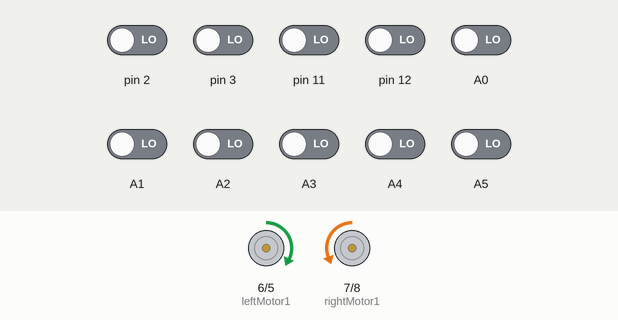
Recording of a sketch running on a simulated Arduino Uno, built with avr-gcc and run on an emulated ATmega328P. Parts: motor-driver pin pairs drawn as motors (green arrow = first pin HIGH = forward, orange = second pin HIGH = backward, longer = more drive, scaled by the enable pin). Inputs (shaded band) come from the test bench; at power-on: A0–5, pin 2, pin 3, pin 11, pin 12 LOW. What the sketch prints to the serial monitor is not drawn.

Above: at 1.2 s.
1.3 s: A0 driven HIGH
At 2.0 s:
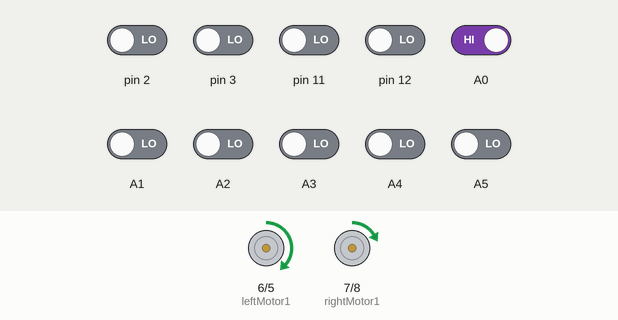
2.8 s: pin 2 driven HIGH
At 4.0 s:
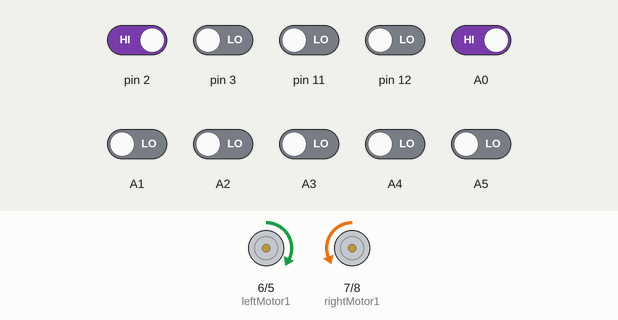
4.3 s: A1 driven HIGH
At 6.2 s:
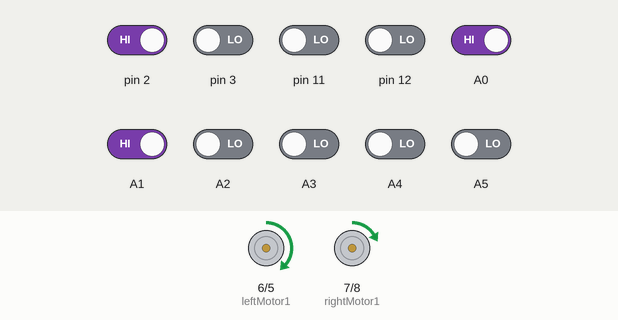
7.3 s: pin 11 driven HIGH
At 8.2 s:
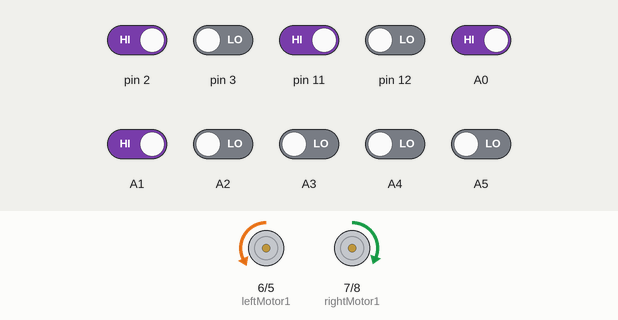
10.5 s: pin 3 driven HIGH
At 11.8 s:
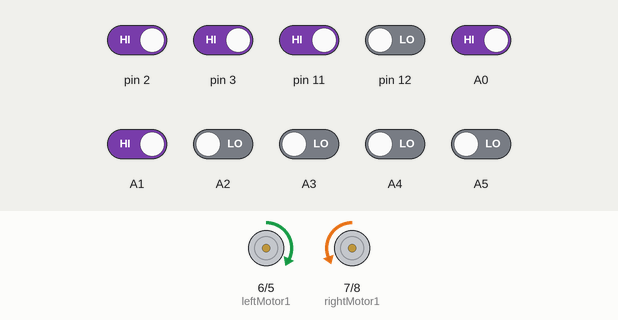
Timing chart, 0 to 13.5 s (numbered marks = the images above; inputs shaded):
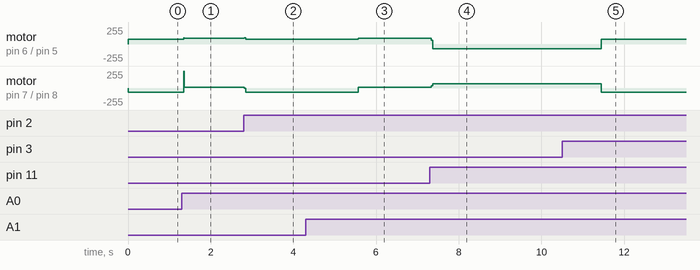

The sketch:

FINAL_LFR_CODEEEEEEEEEEEEEE.ino
```cpp
#include <QTRSensors.h>

#define Kp 0.004  // find the best value speed controll
#define Ki 0.01
#define Kd 0.004  // experiment to determine this, slowly increase the speeds and adjust this value. ( Note: Kp < Kd)
#define thres 800

int MaxSpeed = 100;  // max speed of the robot
int BaseSpeed = 50;  // this is the speed at which the motors should spin when the robot is perfectly on the line
int lastError = 0;
char a[11];
//define motor pin
int Ls;
int Rs;
#define rightMotor1 7
#define rightMotor2 8
#define rightMotorPWM 9
#define leftMotor1 6
#define leftMotor2 5
#define leftMotorPWM 10
// setting PWM properties
//const int freq = 5000;
//const int ledChannel = 1;
//const int resolution = 8;

QTRSensors qtr;
const uint8_t SensorCount = 10;
uint16_t sensorValues[SensorCount];
void setup() {
  Serial.begin(9600);

  qtr.setTypeRC();
  qtr.setSensorPins((const uint8_t[]){ 3,2,A0,A1,A2,A3,A4,A5,11,12 }, SensorCount);  //Declare the sensor pin with arduino
  qtr.setEmitterPin(4);                                                                      //LEDON PIN

  pinMode(rightMotor1, OUTPUT);
  pinMode(rightMotor2, OUTPUT);
  pinMode(rightMotorPWM, OUTPUT);
  pinMode(leftMotor1, OUTPUT);
  pinMode(leftMotor2, OUTPUT);
  pinMode(leftMotorPWM, OUTPUT);

  // configure LED PWM functionalitites

  //ledcSetup(ledChannel, freq, resolution);

  // attach the channel to the GPIO to be controlled
  //ledcAttachPin(rightMotorPWM, ledChannel);
  //ledcAttachPin(leftMotorPWM, ledChannel);

  // int i = 0;
  // for (int i = 0; i < 100; i++)  // calibrate for sometime by sliding the sensors across the line, or you may use auto-calibration instead
  // {
  //   //comment this part out for automatic calibration
    /* if ( i  < 25 || i >= 75 ) // turn to the left and right to expose the sensors to the brightest and darkest readings that may be encountered
    {
      RUN(1, 170, 1);   // ( left motor , speed , high or low )
      RUN(2, 170, 0);   // ( right motor , speed , high or low )
      Serial.println("BBBBBBBBBB");
    }
    else
    {
      RUN(1, 170, 0);   // ( left motor , speed , high or low )
      RUN(2, 170, 1);   // ( right motor , speed , high or low )
      Serial.println("vVvvvvvv");
    }*/
    // qtr.calibrate();
  //   delay(20);
  // }
  // wait();
  // /* int touch =touchRead(33);
  // Serial.println(touch);
  // int t = 0;
  // while(t==0){
  //   int touch =touchRead(33);
  //   if(touch<10)break;
  // }
  // Serial.println("OKK");
  // */
}


void loop() {
  String a = "0000000000";
  // print the sensor values as numbers from 0 to 2500, where 0 means maximum
  // reflectance and 2500 means minimum reflectance
  qtr.read(sensorValues);

  for (uint8_t i = 0; i < SensorCount; i++) {
    if (sensorValues[i] > thres)
      a[i] = '1';
    else a[i] = '0';
   Serial.print(sensorValues[i]);
  Serial.print('\t');
  }


  //Serial.println(a);
  uint16_t Position = qtr.readLineBlack(sensorValues);  //read the current position
                                                        //Serial.println(Position);delay(1000);

  //left 90 degree turn
  if ((a[0] == '1' && a[1] == '1' && a[2] == '1' && a[3] == '1') || (a[0] == '1' && a[1] == '1' && a[2] == '1') && a[9] == '0') {
    left_90();
  }
  //right 90 degree turn
  else if ((a[9] == '1' && a[8] == '1' && a[7] == '1' && a[6] == '1') || (a[0] == '1' && a[1] == '1' && a[2] == '1') && a[0] == '0') {
    right_90();
  }
  // else if ((a[9] == '1' && a[8] == '1' && a[7] == '1' && a[6] == '1') || (a[9] == '1' && a[8] == '1' && a[7] == '1') && a[0] == '0') {
  //   right_90();
  // }

  /* else if ((a[0]=='1' || (a[0]=='1' && a[1]=='1')||(a[0]=='1' && a[1]=='1'&&a[2]=='1')) && a[2]=='0' && sensorValues[6] > thres && sensorValues[7] > thres && sensorValues[8] > thres && sensorValues[9] > thres ) {
    for(int i=1;i<=30;i++){
      left_30();
    }

  }*/
  // Circle
  else if (a[0] == '0' && a[1] == '0' && a[2] == '0' && a[3] == '0' && a[5] == '0' && a[7] == '0' && a[8] == '0' && a[9] == '0') {

    left_90();

  }

  //30 degree
  else if ((a[0] == '1' || a[1] == '1') && (a[2] == '0' || a[3] == '0')) {
    // RUN(1, 30, 1);       //forward
    //RUN(2, 30, 1);delay(20);
    left_90();
  } else if ((a[9] == '1' || a[8] == '1') && (a[7] == '0' || a[6] == '0')) {
    // RUN(1, 30, 1);       //forward
    //RUN(2, 30, 1);delay(20);
    right_90();
  }

  else {

    pid();
  }
  // cross or "T" degree turn
  // if(sensorValues[0]>800 && sensorValues[1]>800&& sensorValues[4]>800&& sensorValues[5]>800&& sensorValues[8]>800&& sensorValues[9]>800){
  //      uint16_t Position = qtr.readLineBlack(sensorValues);
  //    if(Position>8000)
  //    left_90(); // or right 90 degree
  //}
}
void wait() {
  analogWrite(leftMotorPWM, 0);
  analogWrite(rightMotorPWM, 0);
}

void RUN(int motor, int speed, int direction) {

  boolean inPin1 = HIGH;
  boolean inPin2 = LOW;

  if (direction == 1) {
    inPin1 = HIGH;
    inPin2 = LOW;
    //1=FORWARD
  }
  if (direction == 0) {
    inPin1 = LOW;
    inPin2 = HIGH;
    //0=BACKWARD
  }

  if (motor == 1) {
    digitalWrite(leftMotor1, inPin1);
    digitalWrite(leftMotor2, inPin2);
    analogWrite(leftMotorPWM, speed);
    // 1=A
  }
  if (motor == 2) {
    digitalWrite(rightMotor1, inPin1);
    digitalWrite(rightMotor2, inPin2);
    analogWrite(rightMotorPWM, speed - 6);
    // 2=B
  }
}
void left_30() {
  int i;
  for (i = 1; i < 50; i++) {
    RUN(1, 70, 1);
    RUN(2, 70, 0);
  }
  uint16_t Position = qtr.readLineBlack(sensorValues);
  if (Position > 4000 && Position < 5000) pid();
}
void left_90() {
  int i;
  for (i = 1; i < 500; i++) {
    RUN(1, 70, 1);  //left
    RUN(2, 70, 0);  //right
    uint16_t Position = qtr.readLineBlack(sensorValues);
    if (Position > 4000 && Position < 5000) break;
  }
}

void right_90() {
  int i;
  for (i = 1; i < 500; i++) {
    RUN(1, 70, 0);  //left
    RUN(2, 70, 1);  //right
    uint16_t Position = qtr.readLineBlack(sensorValues);
    if (Position > 4000 && Position < 5000) break;
  }
}

void u_turn() {
  int i;
  for (i = 1; i < 60; i++) {
    RUN(1, 70, 0);
    RUN(2, 70, 1);
    delay(20);
  }
}

void pid() {
  uint16_t Position = qtr.readLineBlack(sensorValues);  //read the current position

  int error = Position - 4500;

  float P = error;
  float I = I + error;
  float D = error - lastError;
  lastError = error;


  int motorSpeed = Kp * error + Ki * I + Kd * D;


  int rightMotorSpeed = BaseSpeed - motorSpeed;
  int leftMotorSpeed = BaseSpeed + motorSpeed;

  if (rightMotorSpeed > MaxSpeed) rightMotorSpeed = MaxSpeed;  // prevent the motor from going beyond max speed
  if (leftMotorSpeed > MaxSpeed) leftMotorSpeed = MaxSpeed;    // prevent the motor from going beyond max speed
  if (rightMotorSpeed < 0) rightMotorSpeed = 0;
  if (leftMotorSpeed < 0) leftMotorSpeed = 0;
 // Serial.println(leftMotorSpeed);
  //Serial.println(rightMotorSpeed);  delay(1000);
  RUN(1, rightMotorSpeed, 1);  //forward
  RUN(2, leftMotorSpeed, 1);
}
```

Measured:
- after the input at 1.3 s, motor on pin 6 (leftMotor1) / pin 5 (leftMotor2): forward 70/255 → forward 85/255 at once; motor on pin 7 (rightMotor1) / pin 8 (rightMotor2): backward 64/255 → forward 9/255 at once
- after the input at 2.8 s, motor on pin 6 (leftMotor1) / pin 5 (leftMotor2): forward 85/255 → forward 70/255 at once; motor on pin 7 (rightMotor1) / pin 8 (rightMotor2): forward 9/255 → backward 64/255 at once
- after the input at 4.3 s, motor on pin 6 (leftMotor1) / pin 5 (leftMotor2): forward 70/255 → forward 85/255 after 1.3 s; motor on pin 7 (rightMotor1) / pin 8 (rightMotor2): backward 64/255 → forward 9/255 after 1.3 s
- after the input at 7.3 s, motor on pin 6 (leftMotor1) / pin 5 (leftMotor2): forward 85/255 → backward 70/255 at once; motor on pin 7 (rightMotor1) / pin 8 (rightMotor2): forward 9/255 → forward 64/255 at once
- after the input at 10.5 s, motor on pin 6 (leftMotor1) / pin 5 (leftMotor2): backward 70/255 → forward 70/255 after 0.95 s; motor on pin 7 (rightMotor1) / pin 8 (rightMotor2): forward 64/255 → backward 64/255 after 0.95 s
